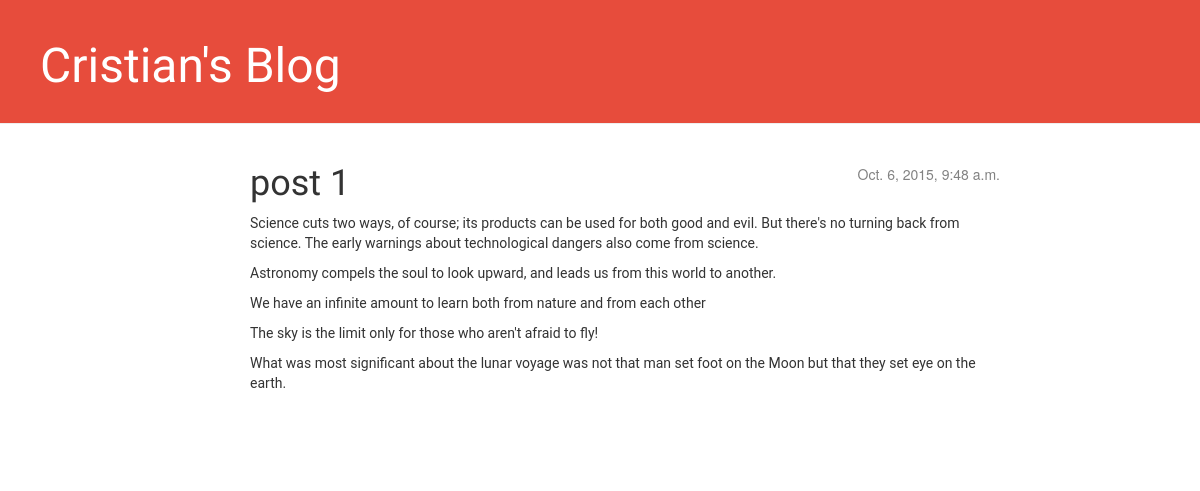
The app's page /post/1/ with its own data.
### blog/views.py (the view)
# urls.py: url(r'^post/(?P<pk>[0-9]+)/$', views.post_detail),		#URL para ver los detalles del post
def post_detail(request, pk):
    post = get_object_or_404(Post, pk=pk)
    return render(request, 'blog/post_detail.html', {'post': post})

### blog/templates/blog/post_detail.html (shortened to what this page needs)
{% extends "blog/base.html" %}
{% block content %}
    <div class="post">
        {% if post.published_date %}
            <div class="date">
                {{ post.published_date }}
            </div>
        {% endif %}
        <h1>{{ post.title }}</h1>
        <p>{{ post.text|linebreaks }}</p>
    </div>
{% endblock %}

### blog/static/css/blog.css (style rules this page uses)
p { font-family: 'Roboto', sans-serif; }
h1, h2, h3, h4 { font-family: 'Lobster', cursive; }
.date { float: right; color: #828282; }
.post { margin-bottom: 70px; }

### records on screen
Post: published_date "Oct. 6, 2015, 9:48 a.m.", title "post 1", text "Science cuts two ways, of course; its products can be used for both good and evil. But there's no turning back from science. The early warnings about technological dangers also come from science. Astronomy compels the soul to look upward, and leads us from this world to another. We have an infinite amount to learn both from nature and from each other The sky is the limit only for those who aren't afraid to fly! What was most significant about the lunar voyage was not that man set foot on the Moon but that they set eye on the earth."
